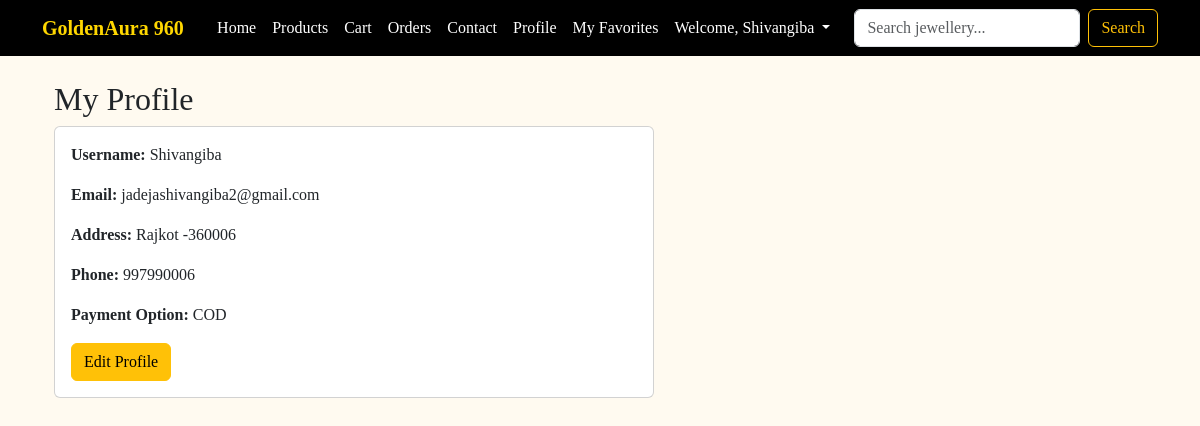
Screenshot of /profile/ (signed in) with the database file from the repository.
### store/models.py (models this page shows, shortened)
class UserProfile(models.Model):
    user = models.OneToOneField(User, on_delete=models.CASCADE)
    address = models.TextField(blank=True, null=True)
    phone = models.CharField(max_length=15, blank=True, null=True)
    payment_option = models.CharField(
        max_length=50,
        choices=[
            ("COD", "Cash on Delivery"),
            ("CARD", "Credit/Debit Card"),
            ("UPI", "UPI"),
            ("NETBANKING", "Net Banking"),
        ],
        default="COD"
    )

### store/views.py (the view)
# urls.py: path('profile/', views.profile, name='profile'),
@login_required
def profile(request):
    profile, created = UserProfile.objects.get_or_create(user=request.user)
    if request.method == "POST":
        user_form = UserForm(request.POST, instance=request.user)
        profile_form = UserProfileForm(request.POST, instance=profile)
        if user_form.is_valid() and profile_form.is_valid():
            user_form.save()
            profile_form.save()
            return redirect("profile")  # after saving, go back to view mode
    else:
        user_form = UserForm(instance=request.user)
        profile_form = UserProfileForm(instance=profile)
    edit_mode = request.GET.get("edit") == "true"
    return render(request, "store/profile.html", {
        "user_form": user_form,
        "profile_form": profile_form,
        "profile": profile,
        "edit_mode": edit_mode
    })

### store/forms.py
class UserForm(forms.ModelForm):
    class Meta:
        model = User
        fields = ['username', 'email']

class UserProfileForm(forms.ModelForm):
    class Meta:
        model = UserProfile
        fields = ['address', 'phone', 'payment_option']

### store/templates/store/profile.html
{% extends "store/base.html" %}
{% block content %}
<div class="container mt-4">
  <h2>My Profile</h2>
  <div class="card" style="max-width: 600px;">
    <div class="card-body">
      {% if edit_mode %}
        <form method="POST">
          {% csrf_token %}
          <h5>Account Info</h5>
          {{ user_form.as_p }}
          <h5>Profile Info</h5>
          {{ profile_form.as_p }}
          <button type="submit" class="btn btn-warning">Save Changes</button>
          <a href="{% url 'profile' %}" class="btn btn-secondary">Cancel</a>
        </form>
      {% else %}
        <p><strong>Username:</strong> {{ request.user.username }}</p>
        <p><strong>Email:</strong> {{ request.user.email }}</p>
        <p><strong>Address:</strong> {{ profile.address }}</p>
        <p><strong>Phone:</strong> {{ profile.phone }}</p>
        <p><strong>Payment Option:</strong> {{ profile.payment_option }}</p>
        <a href="{% url 'profile' %}?edit=true" class="btn btn-warning">Edit Profile</a>
      {% endif %}
    </div>
  </div>
</div>
{% endblock %}

### store/templates/store/base.html (shortened to what this page needs)
<!DOCTYPE html>
<html lang="en">
<head>
  <link href="https://cdn.jsdelivr.net/npm/bootstrap@5.3.0/dist/css/bootstrap.min.css" rel="stylesheet">
</head>
<body>
  <nav class="navbar navbar-expand-lg">
    <div class="container">
      <a class="navbar-brand" href="/">GoldenAura 960</a>
      <div class="collapse navbar-collapse" id="navbarNav">
        <ul class="navbar-nav ms-auto">
          <li class="nav-item"><a class="nav-link" href="{% url 'home' %}">Home</a></li>
          <li class="nav-item"><a class="nav-link" href="{% url 'product_list' %}">Products</a></li>
          <li class="nav-item"><a class="nav-link" href="{% url 'cart' %}">Cart</a></li>
          <li class="nav-item"><a class="nav-link" href="{% url 'order_history' %}">Orders</a></li>
          <li class="nav-item"><a class="nav-link" href="{% url 'contact' %}">Contact</a></li>
          <li class="nav-item"><a class="nav-link" href="{% url 'profile' %}">Profile</a></li>
          <li class="nav-item"><a class="nav-link" href="{% url 'favorites_list' %}">My Favorites</a></li>
          {% if user.is_authenticated %}
            <li class="nav-item dropdown">
              <a class="nav-link dropdown-toggle" href="#" id="userMenu" role="button" data-bs-toggle="dropdown">
                Welcome, {{ user.username }}
              </a>
            </li>
          {% else %}
            <li class="nav-item"><a class="nav-link" href="{% url 'login_signup' %}">Account</a></li>
          {% endif %}
        </ul>
        <form method="GET" action="{% url 'search_results' %}" class="d-flex ms-3">
          <input class="form-control me-2" type="search" name="q" placeholder="Search jewellery..." aria-label="Search">
          <button class="btn btn-outline-warning" type="submit">Search</button>
        </form>
      </div>
    </div>
  </nav>
  <div class="container my-4">
    {% block content %}{% endblock %}
  </div>
</body>
</html>

### store/templates/store/base.html (style rules this page uses)
body { font-family: 'Lora', serif; background-color: #fffaf0; }
.navbar { background-color: #000; }
.navbar-brand { color: gold; font-weight: bold; }
.nav-link { color: white !important; }

### rows the page displays
UserProfile: address "Rajkot -360006", phone "997990006", payment_option "COD"

### other values shown
{{ user.username }} "Shivangiba"
{{ request.user.username }} "Shivangiba"
{{ request.user.email }} "jadejashivangiba2@gmail.com"
